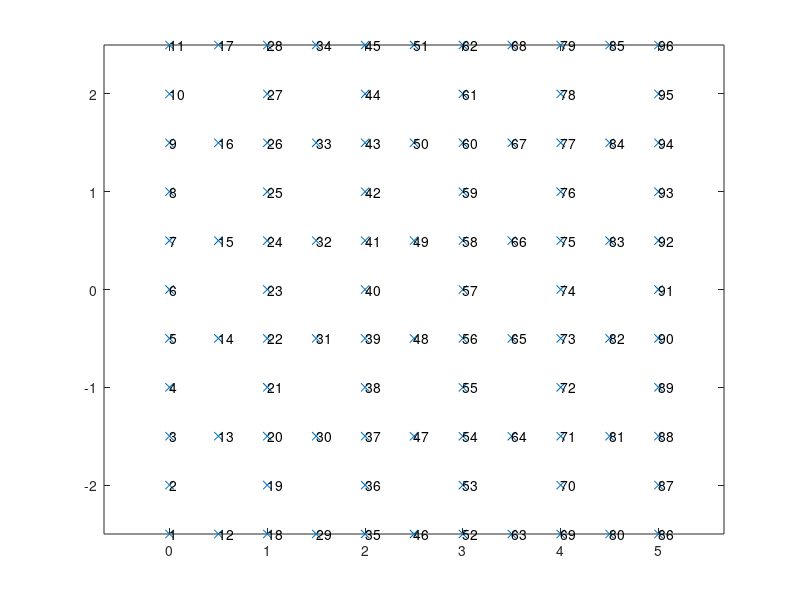

This figure's MATLAB source:
clear all
h      = input('Height of rectangle ? ');
l      = input('Length of rectangle ? ');
m      = input('Increments along height ? ');
n      = input('Increments along length ? ');
option = input('0:Plane strain or 1:Plane stress ? ');
E      = input('Elasticity modulus ? ');
nu     = input('Poisson''s ratio ? ');
t      = input('Element thickness ? ');
disp('0: Parabolic shear stress or ');
disp('1: Linear bending stress at beam tip or');
disp('2: Beam forced into radius or');
disp('3: Beam transformed to 90 degree section loaded with pressure');
load_opt = input('4: Beam transformed to 90 degree section, inside surface displaced');
if load_opt == 0
    V0 = input('Magnitude of total shear force at beam tip ? ');
elseif load_opt == 1
    V0 = input('Magnitude of bending stress at top surface at beam tip ? ');
elseif load_opt==2
    R  = input('Enter radius that beam is deformed into. ');
elseif load_opt==3
    R = 2*l/pi;
    Mag = input('Internal pressure (in undeformed configuration) ? '); 
elseif load_opt==4
    R = 2*l/pi;
    RadD = input('Radial displacement ? ');
end
filen  = input('Write output to which file ? ','s');

node = 0;
deltx = l/(2*n);
for i=1:2*n+1;
    if(mod(i,2)==1)
        delty = h/(2*m);
        for j=1:2*m+1;
            node = node + 1;
            x = (i-1)*deltx;
            y = (j-1)*delty - h/2;
            coord(node,:) = [node x y];
            if (load_opt==2)|(load_opt==3)|(load_opt==4)
                u = (R - y)*sin(x/R) - x;
                v = R -(R-y)*cos(x/R) -  y;
                if load_opt==2
                    displ(node,:)=[node u v];
                    coord(node,:)=[node x y];
                else
                    coord(node,:) = [node (x+u) (y+v)];
                end
            end
        end
    else
        delty = h/m;
        for j=1:m+1;
            node = node + 1;
            x = (i-1)*deltx;
            y = (j-1)*delty - h/2;
            coord(node,:) = [node x y];
            if (load_opt==2)|(load_opt==3)|(load_opt==4)
                u = (R - y)*sin(x/R) - x;
                v = R -(R-y)*cos(x/R) - y;
                if load_opt==2
                    displ(node,:)=[node u v];
                    coord(node,:)=[node x y];
                else
                    coord(node,:) = [node (x+u) (y+v)];
                end
            end
        end
    end
end

el = 0;
for i=1:n
    for j=1:m
        elnode1 = (3*m+2)*(i-1) + 2*(j-1) + 1;
        elnode2 = (3*m+2)*(i-1) + 2*(j-1) + 3;
        elnode3 = (3*m+2)*i + 2*(j-1) + 1;
        elnode4 = (3*m+2)*i + 2*(j-1) + 3;
        elnode5 = 2*m+1+(3*m+2)*(i-1) + j;
        elnode6 = (3*m+2)*i + 2*(j-1) + 2;
        elnode7 = 2*m+1+(3*m+2)*(i-1) + j+1;
        elnode8 = (3*m+2)*(i-1) + 2*(j-1) + 2;
        el1 = el+1;
        elnode(el1,:) = [el1 elnode1 elnode3 elnode4 elnode2 ...
            elnode5 elnode6 elnode7 elnode8];
        el=el+1;
    end
end

%Compute equivalant nodal forces applied at beam tip
delty = h / m;
forces = zeros(2*m+1,1);
forcesb = zeros(2*m+1,1);
if (load_opt<2)
    for i=1:m;
        y1 = -h/2 + (i-1)*delty;
        y3 = -h/2 + i*delty;
        y2 = -h/2 + (i-0.5)*delty;
        % Compute equivalent nodal loads for parabolic shear stress
        FA = -1/3*(5*y1^3-11*y2*y1^2+3*y3*y1^2+6*y1*y2^2-8*y1*y2*y3+3*y1*y3^2+ ...
            y3^3-5*y2*y3^2+6*y3*y2^2)*V0/(-y3+y1)/h;
        FB =  1/3*(3*y1^3+9*y3*y1^2-16*y2*y1^2+12*y1*y2^2+9*y1*y3^2-16*y1*y2*y3+ ...
            3*y3^3+12*y3*y2^2-16*y2*y3^2)*V0/(-y3+y1)/h;
        FC = -1/3*(y1^3-5*y2*y1^2+3*y3*y1^2+6*y1*y2^2-8*y1*y2*y3+3*y1*y3^2+ ...
            5*y3^3-11*y2*y3^2+6*y3*y2^2)*V0/(-y3+y1)/h;
        % Compute equivalant nodal loads for linear bending stress
        F1 = 1/20*(-18*y3^4-48*y1*y3^3+80*y3^3*y2-80*y3^2*y2^2+5*h^2*y3^2+ ...
            120*y3^2*y2*y1-48*y3^2*y1^2-30*y3*y2*h^2+20*h^2*y3*y1- ...
            80*y3*y1*y2^2+120*y3*y2*y1^2-48*y3*y1^3+60*y2^2*h^2-78*y1^4+ ...
            35*h^2*y1^2-90*y2*h^2*y1+160*y2*y1^3-80*y1^2*y2^2)*V0/(y3-y1)/h^3;
        F2 = -1/10*(-28*y3^4-68*y1*y3^3+120*y3^3*y2-80*y3^2*y2^2+5*h^2*y3^2+ ...
            120*y3^2*y2*y1-48*y3^2*y1^2-68*y3*y1^3+50*h^2*y3*y1-60*y3*y2*h^2- ...
            80*y3*y1*y2^2+120*y3*y2*y1^2+5*h^2*y1^2-28*y1^4+60*y2^2*h^2- ...
            60*y2*h^2*y1-80*y1^2*y2^2+120*y2*y1^3)*V0/(y3-y1)/h^3;
        F3 = 1/20*(-78*y3^4-48*y1*y3^3+160*y3^3*y2-80*y3^2*y2^2+35*h^2*y3^2+ ...
            120*y3^2*y2*y1-48*y3^2*y1^2-90*y3*y2*h^2+20*h^2*y3*y1- ...
            80*y3*y1*y2^2+120*y3*y2*y1^2-48*y3*y1^3+60*y2^2*h^2-18*y1^4+ ...
            5*h^2*y1^2-30*y2*h^2*y1+80*y2*y1^3-80*y1^2*y2^2)*V0/(y3-y1)/h^3;
        % forces contains the equivalent nodal loads for
        % parabolic shear stress distribution at beam tip
        forces(2*(i-1)+1:2*i+1)=forces(2*(i-1)+1:2*i+1) + [F1 F2 F3]';
        % forcesb contains the equivalant nodal loads for
        % linear bending stress applied at the beam tip
        forcesb(2*(i-1)+1:2*i+1)=forcesb(2*(i-1)+1:2*i+1) + [FA FB FC]';
    end
end

if load_opt==3
    Interior = find(sqrt(coord(:,2).^2+(coord(:,3)-R).^2) - (R-h/2) < 0.001);
    LoadMat = [Interior(1) 2 -Mag/6];
    for i=2:(length(Interior)-1)
        dx = coord(Interior(i),2);
        dy = coord(Interior(i),3)-R;
        dL = sqrt(dx^2 + dy^2);
        if mod(i,2)==0
            Loadx = 2/3*Mag*dx/dL;
            Loady = 2/3*Mag*dy/dL;
        else
            Loadx = 1/3*Mag*dx/dL;
            Loady = 1/3*Mag*dy/dL;
        end
        LoadMat = [LoadMat
                   Interior(i) 1 Loadx];
        LoadMat = [LoadMat
                   Interior(i) 2 Loady];
    end
    LoadMat = [LoadMat
               Interior(end) 1 1/6*Mag];
end

if load_opt==4
    Interior = find(sqrt(coord(:,2).^2+(coord(:,3)-R).^2) - (R-h/2) < 0.001);
    Exterior = find(sqrt(coord(:,2).^2+(coord(:,3)-R).^2) > (R+h/2)-0.001);
    
    DispMat = [Interior(1) 2 -RadD];
    for i=2:(length(Interior)-1)
        dx = coord(Interior(i),2);
        dy = coord(Interior(i),3)-R;
        dL = sqrt(dx^2 + dy^2);
        Dx = RadD*dx/dL;
        Dy = RadD*dy/dL;
        DispMat = [DispMat
                   Interior(i) 1 Dx
                   Interior(i) 2 Dy];
    end
    DispMat = [DispMat
               Interior(end) 1 RadD];
end

fid=fopen(filen,'w')
fprintf(fid,'Number_of_nodes \n');
fprintf(fid,'%5d \n',node);
fprintf(fid,'Nodal_coordinates \n');
fprintf(fid,'%5d %20.15e %20.15e \n',coord');
fprintf(fid,'Number_of_elements \n');
fprintf(fid,'%5d \n',el);
fprintf(fid,'Plane_stress_or_strain \n');
fprintf(fid,'%5d \n',option);
fprintf(fid,'Element_connectivity \n');
fprintf(fid,'%5d %5d %5d %5d %5d %5d %5d %5d %5d \n',elnode');
fprintf(fid,'Material_properties \n');
fprintf(fid,'%20.15e %20.15e %20.15e \n',[E nu t]);
fprintf(fid,'Number_of_prescribed_displacements \n');
if load_opt==2
    fprintf(fid,'%5d \n',2*node);
elseif load_opt~=4
    fprintf(fid,'%5d \n',4*m+2);
else
    fprintf(fid,'%5d \n',4*m+2+size(DispMat,1))
end
fprintf(fid,'Prescribed_displacements \n');
if load_opt==2
    for i=1:node
        fprintf(fid,'%5d 1 %20.15f \n',[i displ(i,2)]);
        fprintf(fid,'%5d 2 %20.15f \n',[i displ(i,3)]);
    end
elseif load_opt==3
    fprintf(fid,'%5d 1 0.0 \n',[1:2*m+1]);
    fprintf(fid,'%5d 2 0.0 \n',[node-(2*m):node]);
elseif (load_opt==1)|(load_opt==0)
    fprintf(fid,'%5d 1 0.0 \n',[1:2*m+1]);
    fprintf(fid,'%5d 2 0.0 \n',[1:2*m+1]);
elseif load_opt==4
    fprintf(fid,'%5d 1 0.0 \n',[1:2*m+1]);
    fprintf(fid,'%5d 2 0.0 \n',[node-(2*m):node]);
    fprintf(fid,'%5d %5d %20.15f \n',DispMat')
end
fprintf(fid,'Number_of_nodal_loads \n');
if load_opt==2
    fprintf(fid,'0 \n')
elseif load_opt==3
    fprintf(fid,'%5d \n',size(LoadMat,1));
elseif (load_opt==1)|(load_opt==0)
    fprintf(fid,'%5d \n',2*m+1);
elseif load_opt==4
    fprintf(fid,' 0 \n');
end;
fprintf(fid,'Nodal_loads \n');
if load_opt==0
    for i=1:2*m+1
        c_node = (3*m+2)*n+i;
        fprintf(fid,'%5d 2 %20.15f \n',[c_node forces(i)]);
    end
elseif load_opt==1
    for i=1:2*m+1
        c_node = (3*m+2)*n+i;
        fprintf(fid,'%5d 1 %20.15f \n',[c_node forcesb(i)]);
    end
elseif load_opt==3
    fprintf(fid,'%5d %5d %20.15f \n',LoadMat');
end
fprintf(fid,'Number_of_load_increments \n');
fprintf(fid,' 10 \n');
fprintf(fid,'Number_of_MPCs \n');
fprintf(fid,'  0 \n');
fclose(fid);

figure(1)
plot(coord(:,2),coord(:,3),'x')
for i=1:node
    text(coord(i,2),coord(i,3),num2str(i));
end
axis equal